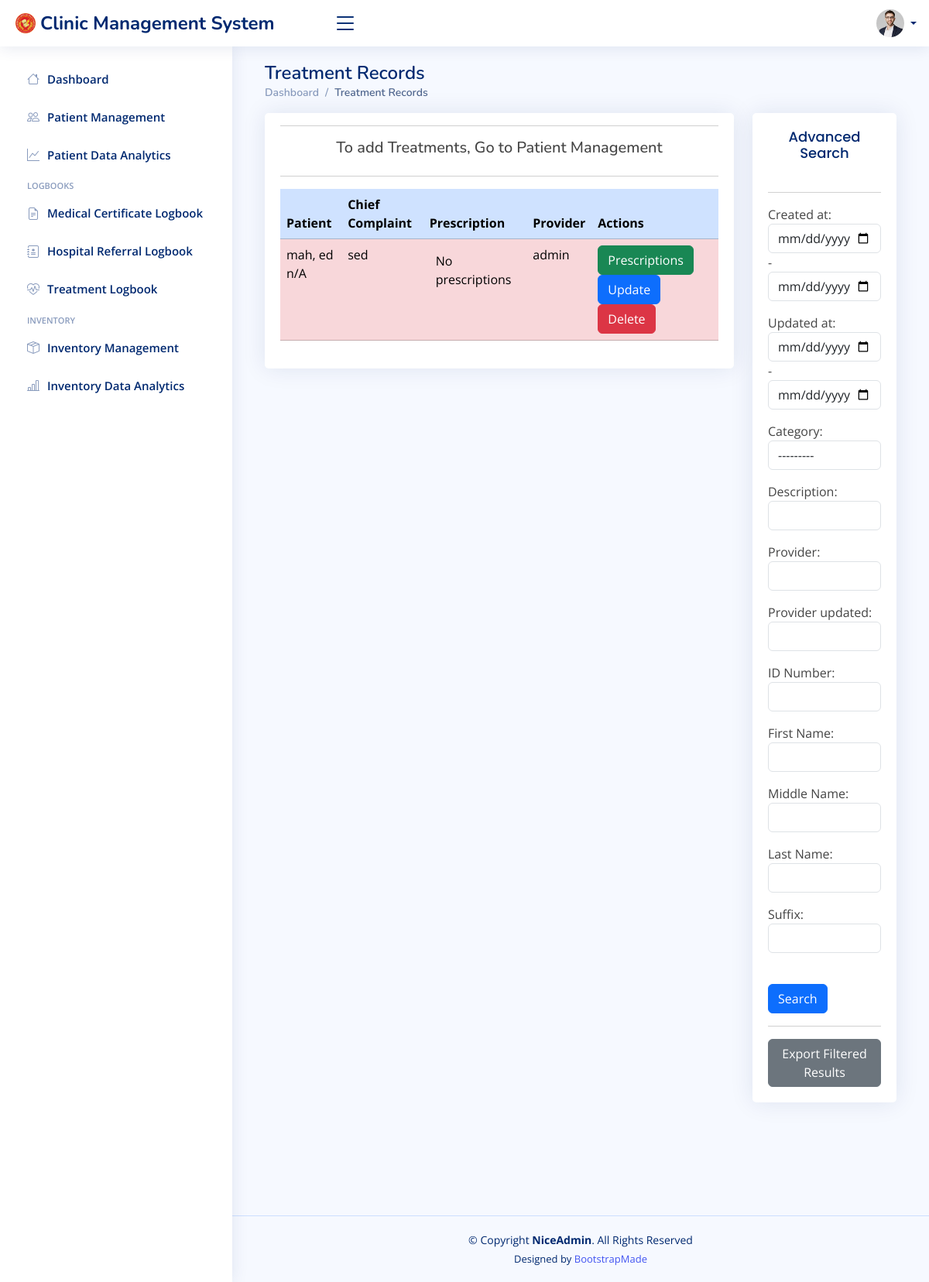
Page /treatmentdata/0/ on the committed database.
### cms/models.py (models this page shows, shortened)
class Treatment_logbook(models.Model):
    created_at = models.DateTimeField(auto_now_add=True)
    updated_at = models.DateTimeField(auto_now=True)
    unique_number = models.ForeignKey('Patient', on_delete=models.RESTRICT)
    CATEGORY_CHOICES = [
        ("A", "A. Alimentary System"),
        ("B", "B. Respiratory System"),
        ("C", "C. Musculo-Skeletal System"),
        ("D", "D. Integumentary System"),
        ("E", "E. Urinary System"),
        ("F", "F. Metabolic Endocrine System"),
        ("G", "G. Cardiovascular System"),
        ("H", "H. Eyes, Ears, Nose & Throat Disorders"),
        ("I", "I. Communicable Diseases"),
        ("J", "J. Blood Disorders"),
        ("K", "K. Neurological Disorders"),
        ("L", "L. OB-GYNE Cases"),
        ("M", "M. Dental Cases"),
        ("N", "N. Physical Examinations"),
        ("O", "O. Referrals"),
        ("P", "P. Follow-up Check-up"),
        ("Q", "Q. Others"),
    ]
    category = models.CharField(max_length=1, choices=CATEGORY_CHOICES)
    description = models.CharField(max_length=1000)
    provider = models.CharField(max_length=100)
    provider_updated = models.CharField(max_length=100, blank=True)

class patient(models.Model):
    created_at = models.DateTimeField(auto_now_add=True)
    updated_at = models.DateTimeField(auto_now=True)
    unique_number = models.CharField(unique=True, max_length=10)
    first_name = models.CharField(max_length=100)
    middle_name = models.CharField(max_length=100)
    last_name = models.CharField(max_length=100)
    suffix = models.CharField(max_length=2, blank=True)
    SEX_CHOICES = [
        ("Male", "Male"),
        ("Female", "Female"),
    ]
    sex = models.CharField(max_length=6, choices=SEX_CHOICES)
    height = models.CharField(max_length=10, blank=True)
    weight = models.CharField(max_length=10, blank=True)
    address = models.CharField(max_length=100, blank=True)
    DEPARTMENT_CHOICES = [
        ("Empl", "Employee"),
        ("COE", "COE - College of Education"),
        ("CEA", "CEA - College of Architecture and Engineering"),
        ("CBS", "CBS - College of Business Studies"),
        ("CAS", "CAS - College of Arts and Science"),
        ("CSSP", "CSSP - College of Scial Science and Philosophy"),
        ("CCS", "CCS - College of Computing Studies"),
        ("CHTM", "CHTM - College of Hospitality and Tourism Management"),
        ("CIT", "CIT - College of Industrial Technology"),
        ("Law", "Law - School of Law"),
        ("GS", "GS - Graduate Studies"),
        ("SHS", "SHS - Senior High School"),
        ("LHS", "LHS - Laboratory High School"),
    ]
    department = models.CharField(max_length=4, choices=DEPARTMENT_CHOICES)
    course = models.CharField(max_length=100, blank=True, null=True)
    year_and_section = models.CharField(max_length=10, blank=True)
    contact_number = models.PositiveIntegerField(default='09')
    provider = models.CharField(max_length=100, blank=True)
    provider_updated = models.CharField(max_length=100, blank=True)
    def __str__(self):
        return f'{self.last_name}, {self.first_name} {self.middle_name}'

### cms/views.py (the view)
# urls.py: path('treatmentdata/<str:fk>/', views.treatmentdata_view, name="Treatment Data"),
def treatmentdata_view(request, fk):
    if fk == '0':
        p = '0'
        myFilter = TreatmentFilter(request.GET, queryset=Treatment_logbook.objects.all().order_by('-id'))
    else:
        p = get_object_or_404(patient, id=fk)
        myFilter = TreatmentFilter(request.GET, queryset=Treatment_logbook.objects.filter(unique_number__id=fk))
    records = myFilter.qs
    if fk == '0':
        context = {'records':records, 'myFilter':myFilter, 'fk':fk}
    else:
        context = {'records':records, 'myFilter':myFilter, 'fk':fk, 'p':p}
    return render(request, 'cms/treatment-data.html', context)

### cms/templates/cms/treatment-data.html (shortened to what this page needs)
{% extends "cms/base.html" %}
{% block content %}
<div class="container">
    <div class="pagetitle">
        {% if fk == '0' %}
        <h1>Treatment Records</h1>
        {% else %}
        <h1>Treatment Record of {{ p }}</h1>
        {% endif %}
        <nav>
            <ol class="breadcrumb">
              <li class="breadcrumb-item"><a href="{% url 'Dashboard'%}">Dashboard</a></li>
              <li class="breadcrumb-item active">
                {% if fk == '0' %}
                Treatment Records
                {% else %}
                Treatment Record of {{ p }}
                {% endif %}
                </li>
            </ol>
          </nav>
    </div>
    <div class="row">
        <div class="col-lg-9">
            <div class="card card-body">
                {% if fk == '0' %}
                <hr>
                <h5 class="d-flex justify-content-center"> To add Treatments, Go to Patient Management</h5>
                {% else %}
                <a class="btn btn-success m-3 btn-block" href="{% url 'Treatment Add' fk %}">
                    Add Treatment Record for {{ p }}
                </a>
                {% endif %}
                <hr>
                <div class="table-responsive">
                    <table class="table datatable">
                        <thead>
                            <tr>
                                <th class="table-primary">Patient</th>
                                <th class="table-primary">Chief Complaint</th>
                                <th class="table-primary">Prescription</th>
                                <th class="table-primary">Provider</th>
                                <th class="table-primary">Actions</th>
                            </tr>
                        </thead>
                        <tbody>
                            {% for Treatment_logbook in records %}
                            <tr {% if not Treatment_logbook.prescriptions.all %}class="table-danger"{% endif %}>
                                <td>{{Treatment_logbook.unique_number}}</td>
                                <td>{{Treatment_logbook.description}}</td>
                                <td>
                                    <table class="table table-borderless">
                                        {% for prescription in Treatment_logbook.prescriptions.all %}
                                        <tr>
                                            <td>{{ prescription.quantity_prescribed }}</td>
                                            <td>{{ prescription.medicine.medicine.brand_name }}</td>
                                        </tr>
                                        {% empty %}
                                        <tr>
                                            <td class="table-danger" colspan="2">No prescriptions</td>
                                        </tr>
                                        {% endfor %}
                                    </table>
                                </td>
                                <td>{{Treatment_logbook.provider}}</td>
                                <td>
                                    <a href="{% url 'Prescription Data' Treatment_logbook.id %}">
                                        <button class="btn btn-success" type="button">Prescriptions</button>
                                    </a>
                                    <a href="{% url 'Treatment Update' Treatment_logbook.id %}">
                                        <button class="btn btn-primary" type="button">Update</button>
                                    </a>
                                    <a href="{% url 'Treatment Delete' Treatment_logbook.id %}">
                                        <button class="btn btn-danger" type="button">Delete</button>
                                    </a>
                                </td>
                            </tr>
                            {% endfor %}
                        </tbody>
                    </table>
                </div>
            </div>
        </div>
        <div class="col-lg-3">
            <div class="card card-body">
                <h2 class="card-title text-center">Advanced Search</h2>
                <hr>
                <div class="form-group">
                    <form method="GET">
                        {{ myFilter.form.as_p }}
                        <br>
                        <input class="btn btn-primary btn-block" type="submit" value="Search">
                    </form>
                    <hr>
                    <form method="get" action="{% url 'Treatment Export' %}">
                        <button type="submit" class="btn btn-secondary">Export Filtered Results</button>
                    </form>
                </div>
            </div>
        </div>
    </div>
{% endblock content %}

### cms/static/cms/assets/css/style.css (style rules this page uses)
:root { scroll-behavior: smooth; }
body { font-family: "Open Sans", sans-serif; background: #f6f9ff; color: #444444; }
a { color: #4154f1; text-decoration: none; }
h1, h2, h3, h4, h5, h6 { font-family: "Nunito", sans-serif; }
.pagetitle { margin-bottom: 10px; }
.pagetitle h1 { font-size: 24px; margin-bottom: 0; font-weight: 600; color: #012970; }
.card { margin-bottom: 30px; border: none; border-radius: 5px; box-shadow: 0px 0 30px rgba(1, 41, 112, 0.1); }
.card-title { padding: 20px 0 15px 0; font-size: 18px; font-weight: 500; color: #012970; font-family: "Poppins", sans-serif; }
.card-body { padding: 0 20px 20px 20px; }
.breadcrumb { font-size: 14px; font-family: "Nunito", sans-serif; color: #899bbd; font-weight: 600; }
.breadcrumb a { color: #899bbd; transition: 0.3s; }
.breadcrumb .breadcrumb-item::before { color: #899bbd; }
.breadcrumb .active { color: #51678f; font-weight: 600; }

### rows in the picture
Treatment_logbook: unique_number "mah, ed n/A", description "sed", provider "admin"
